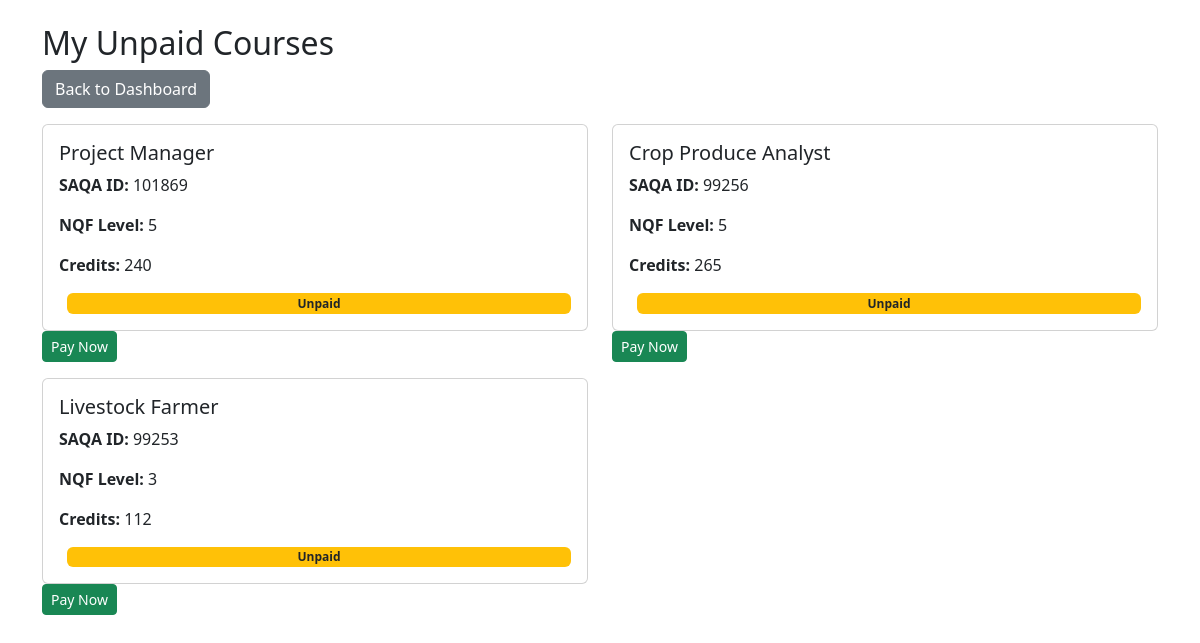
/unpaid-courses/ (signed in), run on the app's committed database.
### accounts/models.py (models this page shows, shortened)
class Enrollment(models.Model):
    student = models.ForeignKey(User, on_delete=models.CASCADE)
    course  = models.ForeignKey(Course, on_delete=models.CASCADE)
    is_paid = models.BooleanField(default=False)
    date_enrolled = models.DateTimeField(auto_now_add=True)
    class Meta:
        unique_together = ("student", "course")

class Course(models.Model):
    saqa_id   = models.CharField(max_length=20)
    name      = models.CharField(max_length=200)
    nqf_level = models.PositiveIntegerField(default=5)
    credit    = models.PositiveIntegerField(default=0)
    fee       = models.DecimalField(max_digits=10, decimal_places=2, default=0)

### accounts/views.py (the view)
# urls.py: path('unpaid-courses/', views.unpaid_courses, name='unpaid_courses'),
@login_required
def unpaid_courses(request):
    enrollments = Enrollment.objects.filter(student=request.user, is_paid=False).select_related('course')
    return render(request, 'unpaid_courses.html', {
        'enrollments': enrollments
    })

### templates/unpaid_courses.html (shortened to what this page needs)
{% load static %}
<!DOCTYPE html>
<html lang="en">
<head>
  <link href="https://cdn.jsdelivr.net/npm/bootstrap@5.3.2/dist/css/bootstrap.min.css" rel="stylesheet">
</head>
<body>
  <div class="container mt-4">
    <h2>My Unpaid Courses</h2>
    <a href="{% url 'welcome' %}" class="btn btn-secondary mb-3">Back to Dashboard</a>
    <div class="row">
      {% for e in enrollments %}
        <div class="col-md-6 mb-3">
          <div class="card p-3">
            <h5>{{ e.course.name }}</h5>
            <p><strong>SAQA ID:</strong> {{ e.course.saqa_id }}</p>
            <p><strong>NQF Level:</strong> {{ e.course.nqf_level }}</p>
            <p><strong>Credits:</strong> {{ e.course.credit }}</p>
            <span class="badge bg-warning text-dark ms-2">Unpaid</span>
          </div>
          <a href="{% url 'pay_course' e.course.id %}" class="btn btn-success btn-sm">Pay Now</a>
        </div>
      {% empty %}
        <p>You have no unpaid courses.</p>
      {% endfor %}
    </div>
  </div>
</body>
</html>

### data on the page
Enrollment: course.name "Project Manager", course.saqa_id "101869", course.nqf_level "5", course.credit "240"
Enrollment: course.name "Crop Produce Analyst", course.saqa_id "99256", course.nqf_level "5", course.credit "265"
Enrollment: course.name "Livestock Farmer", course.saqa_id "99253", course.nqf_level "3", course.credit "112"
